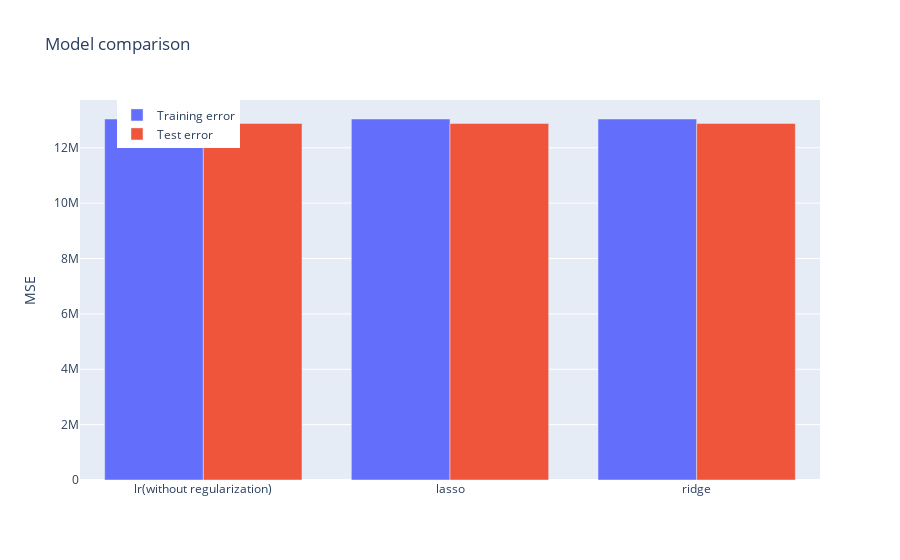

Write notebook code for a chart like this one.
### Code cell
fig = go.Figure([
    go.Bar(x=results.model, y=results.train_err, name='Training error'),
    go.Bar(x=results.model, y=results.test_err, name='Test error')
]
               )
fig.update_layout(
    title="Model comparison", yaxis_title="MSE")
fig.update_layout(
    legend=dict(
        x=0.05,
        y=0.999
    )
)
fig.show()

### Figure 1 — Plotly figure (JSON) as saved in the notebook; plotly's stock layout.template omitted (floating-point values rounded to 4 significant figures)
{"data": [{"name": "Training error", "type": "bar", "x": ["lr(without regularization)", "lasso", "ridge"], "y": [13040000.0, 13040000.0, 13040000.0]}, {"name": "Test error", "type": "bar", "x": ["lr(without regularization)", "lasso", "ridge"], "y": [12880000.0, 12880000.0, 12880000.0]}], "layout": {"legend": {"x": 0.05, "y": 0.999}, "title": {"text": "Model comparison"}, "yaxis": {"title": {"text": "MSE"}}}}
